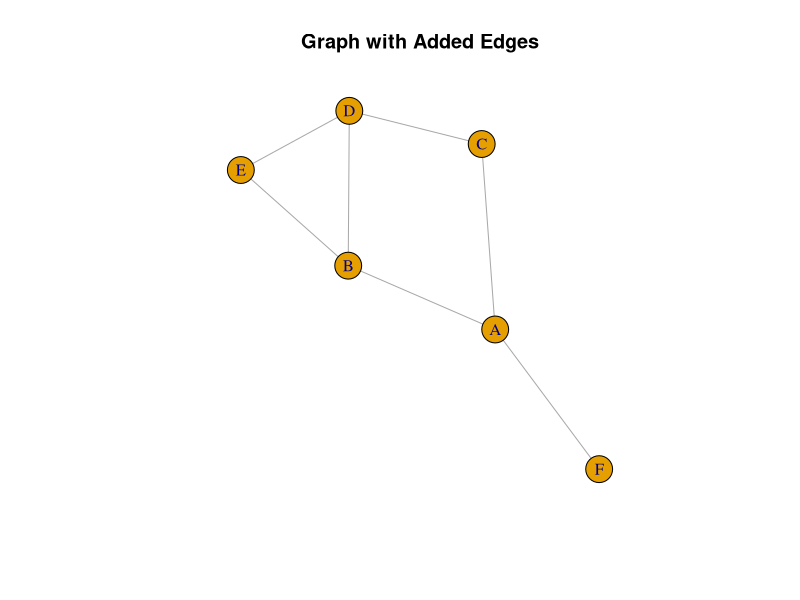

R code for this plot:
install.packages("igraph")
library(igraph)

# Define the edges of the graph
# Each pair of numbers represents an edge between two vertices
edge_list <- matrix(c(
  "A", "B",
  "A", "C",
  "B", "D",
  "C", "D",
  "D", "E"
), ncol = 2, byrow = TRUE)

# Create the graph object from the edge list
# 'directed = FALSE' makes it an undirected graph
g <- graph_from_edgelist(edge_list, directed = FALSE)

# To view the graph's adjacency list representation
print(g)

# Add a single edge between vertex 'B' and vertex 'E'
g <- add_edges(g, c("B", "E"))

# Add a new vertex 'F' explicitly
g <- add_vertices(g, 1, name = "F")

# Now add the edge between 'A' and 'F'
g <- add_edges(g, c("A", "F"))


# Print the updated graph to see the new connections
print(g)

# You can also plot the graph to visualize the changes
plot(g, main="Graph with Added Edges")


# R function to perform and display DFS traversal
perform_dfs <- function(graph, start_vertex) {
  # Check if the start vertex exists in the graph
  if (!start_vertex %in% V(graph)$name) {
    return(paste("Error: Start vertex '", start_vertex, "' not found in the graph."))
  }

  # Perform the DFS traversal
  # The 'root' parameter specifies the starting vertex
  dfs_result <- dfs(graph, root = start_vertex, unreachable = FALSE)

  # Extract the names of the vertices in the order they were visited
  traversal_order <- V(graph)$name[dfs_result$order]

  # Return the traversal path
  return(traversal_order)
}

# Let's use our graph 'g' and start the traversal from vertex 'A'
dfs_path <- perform_dfs(g, start_vertex = "A")

# Print the result
cat("DFS Traversal starting from A:", paste(dfs_path, collapse = " -> "), "\n")

# Example of another traversal starting from 'C'
dfs_path_from_c <- perform_dfs(g, start_vertex = "C")
cat("DFS Traversal starting from C:", paste(dfs_path_from_c, collapse = " -> "), "\n")
